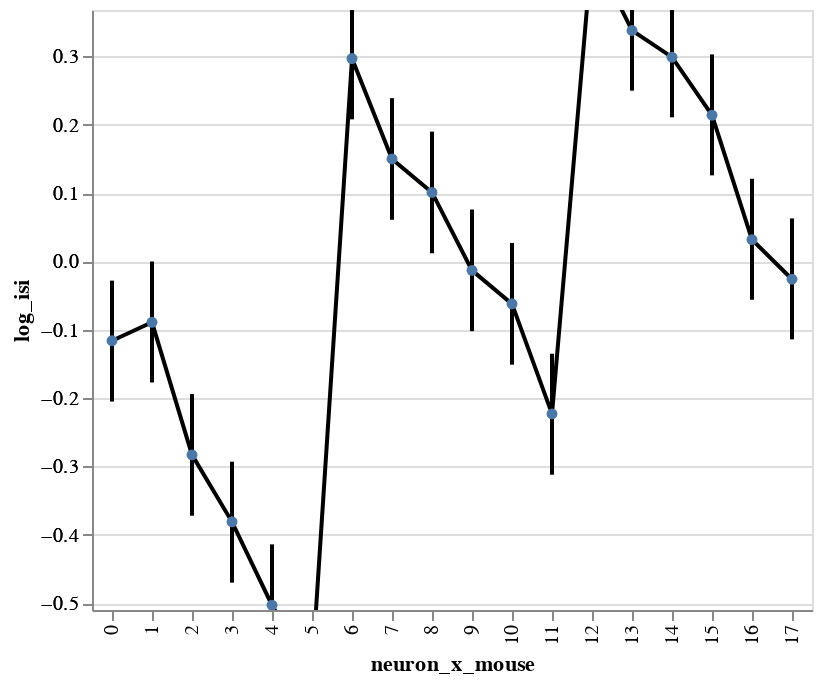

Notebook code for this chart:
### Code cell
bw.regression_charts(x='neuron_x_mouse:O').display()

### Figure 1 — Vega-Lite specification as saved in the notebook (floating-point values rounded to 4 significant figures)
{"config": {"view": {"continuousWidth": 400, "continuousHeight": 300}}, "layer": [{"mark": {"type": "rule", "clip": true, "size": 2}, "encoding": {"x": {"type": "ordinal", "field": "neuron_x_mouse"}, "y": {"type": "quantitative", "axis": {"orient": "left", "title": ""}, "field": "lower interval", "scale": {"domain": [-0.51, 0.368], "zero": true}}, "y2": {"field": "higher interval"}}}, {"mark": {"type": "line", "clip": true, "color": "black", "fill": null, "point": true}, "encoding": {"x": {"type": "ordinal", "field": "neuron_x_mouse"}, "y": {"type": "quantitative", "axis": {"orient": "left"}, "field": "center interval", "scale": {"domain": [-0.51, 0.368], "zero": true}, "title": "log_isi"}}}], "data": {"name": "data-eba851c13e5323ec85b21572a2ad3af1"}, "resolve": {"scale": {"y": "independent"}}, "$schema": "https://vega.github.io/schema/vega-lite/v4.8.1.json", "datasets": {"data-eba851c13e5323ec85b21572a2ad3af1": [{"neuron_x_mouse": 0, "center interval": -0.116, "Std.Err.": 0.045, "z": -2.572, "p": 0.01, "higher interval": -0.205, "lower interval": -0.028}, {"neuron_x_mouse": 1, "center interval": -0.089, "Std.Err.": 0.045, "z": -1.958, "p": 0.05, "higher interval": -0.177, "lower interval": 0.0}, {"neuron_x_mouse": 2, "center interval": -0.283, "Std.Err.": 0.045, "z": -6.258, "p": 0.0, "higher interval": -0.372, "lower interval": -0.194}, {"neuron_x_mouse": 3, "center interval": -0.381, "Std.Err.": 0.045, "z": -8.426, "p": 0.0, "higher interval": -0.47, "lower interval": -0.293}, {"neuron_x_mouse": 4, "center interval": -0.503, "Std.Err.": 0.045, "z": -11.12, "p": 0.0, "higher interval": -0.591, "lower interval": -0.414}, {"neuron_x_mouse": 5, "center interval": -0.599, "Std.Err.": 0.045, "z": -13.24, "p": 0.0, "higher interval": -0.687, "lower interval": -0.51}, {"neuron_x_mouse": 6, "center interval": 0.297, "Std.Err.": 0.045, "z": 6.563, "p": 0.0, "higher interval": 0.208, "lower interval": 0.386}, {"neuron_x_mouse": 7, "center interval": 0.15, "Std.Err.": 0.045, "z": 3.315, "p": 0.001, "higher interval": 0.061, "lower interval": 0.239}, {"neuron_x_mouse": 8, "center interval": 0.101, "Std.Err.": 0.045, "z": 2.233, "p": 0.026, "higher interval": 0.012, "lower interval": 0.19}, {"neuron_x_mouse": 9, "center interval": -0.013, "Std.Err.": 0.045, "z": -0.285, "p": 0.776, "higher interval": -0.102, "lower interval": 0.076}, {"neuron_x_mouse": 10, "center interval": -0.062, "Std.Err.": 0.045, "z": -1.372, "p": 0.17, "higher interval": -0.151, "lower interval": 0.027}, {"neuron_x_mouse": 11, "center interval": -0.223, "Std.Err.": 0.045, "z": -4.937, "p": 0.0, "higher interval": -0.312, "lower interval": -0.135}, {"neuron_x_mouse": 12, "center interval": 0.456, "Std.Err.": 0.045, "z": 10.09, "p": 0.0, "higher interval": 0.368, "lower interval": 0.545}, {"neuron_x_mouse": 13, "center interval": 0.338, "Std.Err.": 0.045, "z": 7.48, "p": 0.0, "higher interval": 0.25, "lower interval": 0.427}, {"neuron_x_mouse": 14, "center interval": 0.299, "Std.Err.": 0.045, "z": 6.621, "p": 0.0, "higher interval": 0.211, "lower interval": 0.388}, {"neuron_x_mouse": 15, "center interval": 0.214, "Std.Err.": 0.045, "z": 4.741, "p": 0.0, "higher interval": 0.126, "lower interval": 0.303}, {"neuron_x_mouse": 16, "center interval": 0.032, "Std.Err.": 0.045, "z": 0.717, "p": 0.473, "higher interval": -0.056, "lower interval": 0.121}, {"neuron_x_mouse": 17, "center interval": -0.026, "Std.Err.": 0.045, "z": -0.566, "p": 0.572, "higher interval": -0.114, "lower interval": 0.063}]}}
